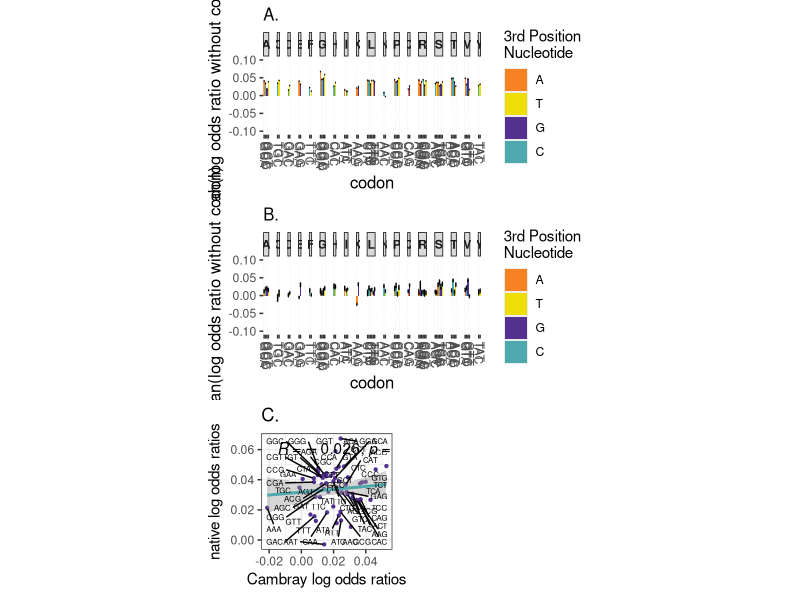

Generate this figure with R:
library(gridExtra)
library(grid)
library(ggplot2)
library(lattice)
library(ggrepel)
library(ggpubr)




data1 = read.csv("Cambray_native_LO_drop.csv", h = TRUE)
attach(data1)

lor <- data1$mean_LOR_not
class_cdn <- data1$cdn
sem <- data1$sem
sd <- data1$sd
aa <- data1$aa

nts = c("A", "T", "G", "C")

df_dropG <- data.frame(
	amino_acid = aa,
	name = class_cdn,
	value = lor,
	sem = sem
	)
	
figB = ggplot(df_dropG, aes(x = name, y = value)) + ylim(-0.1, 0.1) +
	geom_col(aes(fill = factor(ends_with, level = nts))) +  
	ggtitle("B.") +
	#scale_fill_manual(values = c("#EFE350FF", "#593D9CFF", "#B8627DFF", "#F68F46FF")) + 
	scale_fill_manual(values = c("#F68224", "#EFDD08","#53318E", "#4DA9AB")) +   
	geom_errorbar(aes(ymin = value - sem, ymax = value + sem, width = 0.4), colour = "black") + 
	facet_grid(~amino_acid, scales = "free_x", space = "free_x") + 
	scale_x_discrete(guide = guide_axis(angle = -90)) + 
	labs(x = "codon", y = "mean(log odds ratio without codon)", 
	fill = "3rd Position \nNucleotide") + 
	theme(strip.text.x = element_text(face = "bold"), strip.background = element_rect(color = "black"),
	axis.title.x=element_text(size=12), axis.title.y=element_text(size=12),
	plot.title=element_text(size=12))
	
	
	
data1 = read.csv("Cambray_LO_drop.csv", h = TRUE)
attach(data1)

lor <- data1$mean_LOR_not
class_cdn <- data1$cdn
sem <- data1$sem
sd <- data1$sd
aa <- data1$aa


df_dropC <- data.frame(
	amino_acid = aa,
	name = class_cdn,
	value = lor,
	sem = sem
	)

figA = ggplot(df_dropC, aes(x = name, y = value)) + ylim(-0.1, 0.1) +
	geom_col(aes(fill = factor(ends_with, level = nts))) +  
	ggtitle("A.") +
	#scale_fill_manual(values = c("#EFE350FF", "#593D9CFF", "#B8627DFF", "#F68F46FF")) + 
	scale_fill_manual(values = c("#F68224", "#EFDD08","#53318E", "#4DA9AB")) +   
	geom_errorbar(aes(ymin = value - sem, ymax = value + sem, width = 0.4), colour = "black") + 
	facet_grid(~amino_acid, scales = "free_x", space = "free_x") + 
	scale_x_discrete(guide = guide_axis(angle = -90)) + 
	labs(x = "codon", y = "mean(log odds ratio without codon)", 
	fill = "3rd Position \nNucleotide") + 
	theme(strip.text.x = element_text(face = "bold"), strip.background = element_rect(color = "black"),
	axis.title.x=element_text(size=12), axis.title.y=element_text(size=12),
	plot.title=element_text(size=12))	
	



data2 <- read.csv("native_LO_drop.csv", h = TRUE)
attach(data2)


data3 <- read.csv("Cambray_LO_drop.csv", h = TRUE)
attach(data3)

codonsC <- data3$cdn


df.xy <- data.frame(x=data2$mean_LOR_not, y=data3$mean_LOR_not, codon = codonsC)
xl <- expression("native log odds ratios")
yl <- expression("Cambray log odds ratios")

p.xy <- ggplot(df.xy, aes(x=x,y=y, label = codon)) + 
ggtitle("C.") +
  geom_point(size=0.8, color = "#53318E")+ theme(aspect.ratio=1) + 
  theme(aspect.ratio=1,
  axis.title.x=element_text(size=12), axis.title.y=element_text(size=12),
  plot.title=element_text(size=12))+ 
  geom_smooth(method='lm', formula= y~x, colour= "#4DA9AB") +
  stat_cor(label.y = 0.06, label.x=-0.015, method = "spearman") +
  theme_bw()  + 
  geom_text_repel(max.overlaps= nrow(df.xy), size=2) +
  labs(x = yl, y=xl)


pdf("FigS9.pdf", width =10, height = 15)
grid.arrange(
	grobs = list(figA, figB, p.xy),
	widths = c(1,1),
	heights = c(1,1,1),
	layout_matrix = rbind(c(1,1), c(2,2), c(3,NA)),
	respect=TRUE
	)
dev.off()





